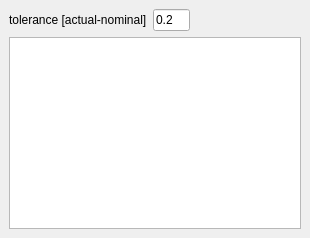
  <widget class="QDockWidget" name="dockWidget_differences">
   <property name="sizePolicy">
    <sizepolicy hsizetype="Preferred" vsizetype="Preferred">
     <horstretch>0</horstretch>
     <verstretch>0</verstretch>
    </sizepolicy>
   </property>
   <property name="windowTitle">
    <string>differences</string>
   </property>
   <attribute name="dockWidgetArea">
    <number>8</number>
   </attribute>
   <widget class="QWidget" name="dockWidgetContents_2">
    <layout class="QGridLayout" name="gridLayout_9">
     <item row="0" column="0">
      <layout class="QHBoxLayout" name="horizontalLayout_7" stretch="1,1,3">
       <item>
        <widget class="QLabel" name="label_tolerance">
         <property name="text">
          <string>tolerance [actual-nominal]</string>
         </property>
        </widget>
       </item>
       <item>
        <widget class="QLineEdit" name="lineEdit_tolerance">
         <property name="text">
          <string>0.2</string>
         </property>
        </widget>
       </item>
       <item>
        <spacer name="horizontalSpacer_7">
         <property name="orientation">
          <enum>Qt::Horizontal</enum>
         </property>
         <property name="sizeHint" stdset="0">
          <size>
           <width>40</width>
           <height>20</height>
          </size>
         </property>
        </spacer>
       </item>
      </layout>
     </item>
     <item row="1" column="0">
      <widget class="QTableView" name="tableView_FeatureDifferences"/>
     </item>
    </layout>
   </widget>
  </widget>
